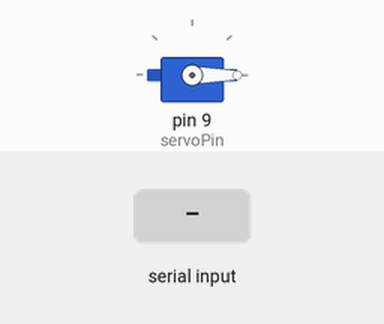
A sketch run on a simulated Arduino Uno, built with avr-gcc and run on an emulated ATmega328P. Parts: servo. Inputs (shaded band) come from the test bench. What the sketch prints to the serial monitor is not drawn.

Above: at 1.2 s.
1.3 s: "30,150\n" received over Serial
At 2.3 s:
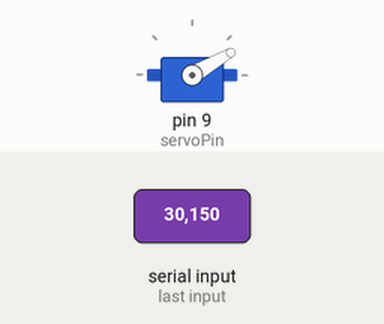
2.8 s: "5\n" received over Serial
At 4.2 s:
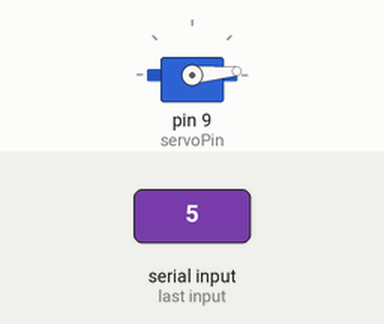
Timing chart, 0 to 5.8 s (numbered marks = the images above; inputs shaded):
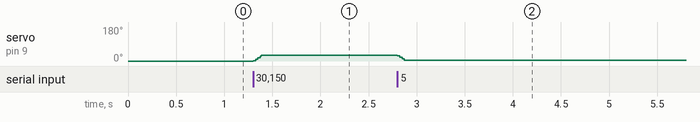

Measured:
- after the input at 1.3 s, servo on pin 9 (servoPin): 0° → 30° at once
- after the input at 2.8 s, servo on pin 9 (servoPin): 30° → 5° at once

The sketch:

arduino.ino
```cpp
#include <Servo.h>

Servo eyeServo;
int servoPin = 9;          // Servo connected to pin 9
int currentPosition = 0;   // Current servo position (starts at 0)
int targetPosition = 0;    // Target servo position
int lastPosition = 0;      // Last position for smooth movement


int moveDelay = 5;
int stepSize = 2;

void setup() {
  Serial.begin(115200);
  eyeServo.attach(servoPin);


  eyeServo.write(0);
  currentPosition = 0;
  targetPosition = 0;

  Serial.println("Arduino servo controller ready - Range: 0-45 degrees");
}

void loop() {

  if (Serial.available() > 0) {
    String input = Serial.readStringUntil('\n');
    input.trim();

    int newPosition = input.toInt();

    if (newPosition >= 0 && newPosition <= 45) {
      targetPosition = newPosition;
    }
  }

  if (currentPosition != targetPosition) {
    if (currentPosition < targetPosition) {
      currentPosition = min(currentPosition + stepSize, targetPosition);
    } else {
      currentPosition = max(currentPosition - stepSize, targetPosition);
    }

    eyeServo.write(currentPosition);

    if (currentPosition != targetPosition) {
      delay(moveDelay);
    }
  }

  delay(1);
}
```
